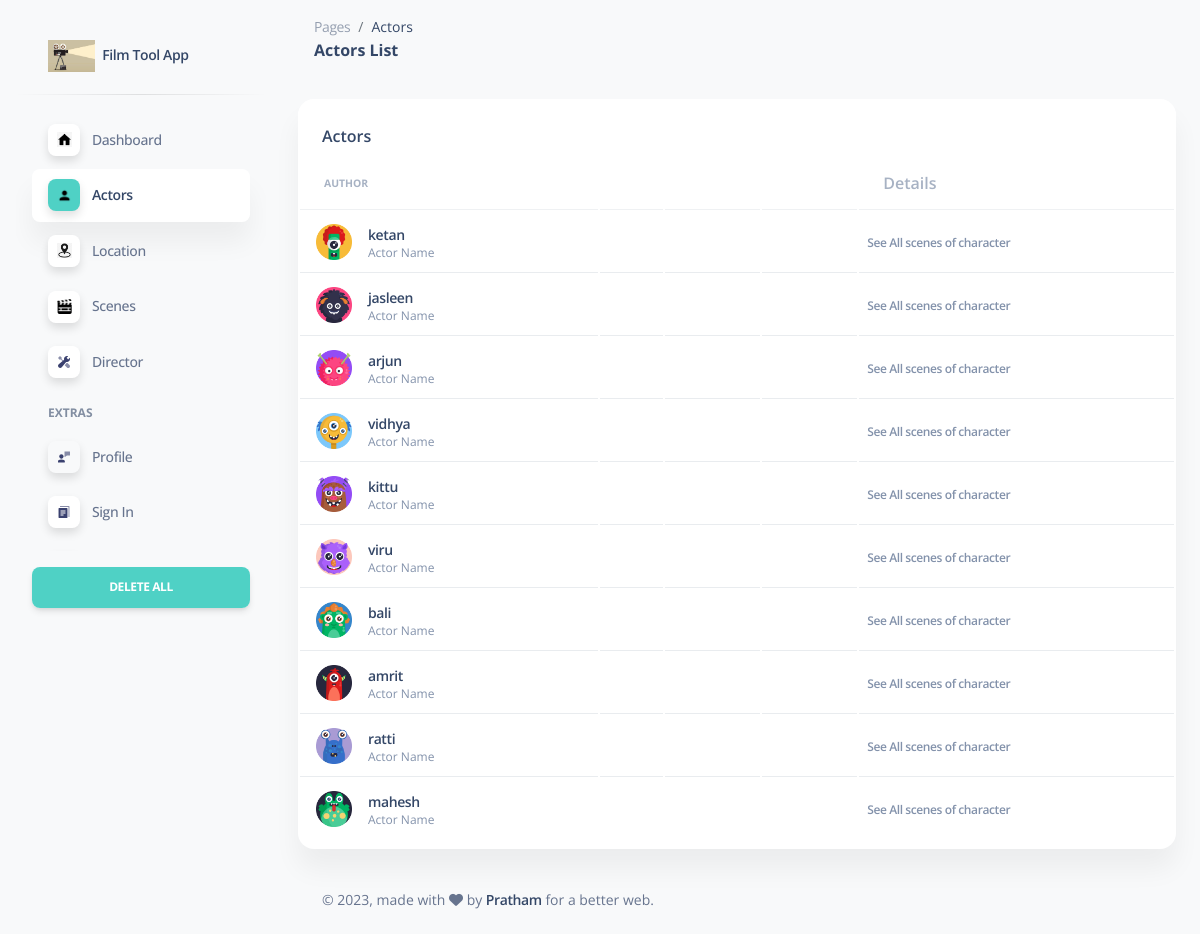
The app's page /characters/ with its own data.
### characters/models.py (models this page shows, shortened)
class Character(models.Model):
    name = models.CharField(max_length=255)
    scenes = models.ManyToManyField(Scene, related_name='characters')
    avatar = models.ImageField(upload_to='char_images/', default='static\img\add.png', null=True, blank=True)

### characters/views.py (the view)
# urls.py: path('characters/', CharacterListView.as_view(), name='character_list'),
class CharacterListView(ListView):
    model = Character
    template_name = 'listch.html'
    context_object_name = 'characters'

### characters/templates/listch.html (shortened to what this page needs)
<!DOCTYPE html>
<html lang="en">
<head>
  {% load static %}
  <link href="{% static 'css/nucleo-icons.css' %}" rel="stylesheet" />
  <link href="{% static 'css/nucleo-svg.css' %}" rel="stylesheet" />
  <link id="pagestyle" href="{% static 'css/style.css' %}" rel="stylesheet" />
</head>
<body class="g-sidenav-show  bg-gray-100">
  <aside class="sidenav navbar navbar-vertical navbar-expand-xs border-0 border-radius-xl my-3 fixed-start ms-3 " id="sidenav-main">
    <div class="sidenav-header">
      <a class="navbar-brand m-0" href=" https://demos.creative-tim.com/soft-ui-dashboard/pages/dashboard.html " target="_blank">
        <img src="{% static 'img/main-logo.jpg' %}" class="navbar-brand-img h-100" alt="main_logo">
        <span class="ms-1 font-weight-bold">Film Tool App</span>
      </a>
    </div>
    <hr class="horizontal dark mt-0">
    <div class="collapse navbar-collapse  w-auto " id="sidenav-collapse-main" style="background-color: #f8f9fa;">
      <ul class="navbar-nav">
        <li class="nav-item">
          <a class="nav-link  " href="../pages/dashboard.html">
            <div class="icon icon-shape icon-sm shadow border-radius-md bg-white text-center me-2 d-flex align-items-center justify-content-center">
              <img src="{% static 'img/home.png' %}" style="height: 15px;" alt="Your Custom Icon">
            </div>
            <span class="nav-link-text ms-1">Dashboard</span>
          </a>
        </li>
        <li class="nav-item">
          <a class="nav-link  active  " href="/characters/">
            <div class="icon icon-shape icon-sm shadow border-radius-md bg-white text-center me-2 d-flex align-items-center justify-content-center">
              <img src="{% static 'img/person.png' %}" style="height: 15px;" alt="Your Custom Icon">
            </div>
            <span class="nav-link-text ms-1">Actors</span>
          </a>
        </li>
        <li class="nav-item">
          <a class="nav-link  " href="../pages/billing.html">
            <div class="icon icon-shape icon-sm shadow border-radius-md bg-white text-center me-2 d-flex align-items-center justify-content-center">
              <img src="{% static 'img/location.png' %}" style="height: 15px;" alt="Your Custom Icon">
            </div>
            <span class="nav-link-text ms-1">Location</span>
          </a>
        </li>
        <li class="nav-item">
          <a class="nav-link"  href="/scenes/">
            <div class="icon icon-shape icon-sm shadow border-radius-md bg-white text-center me-2 d-flex align-items-center justify-content-center">
              <img src="{% static 'img/sceneic.png' %}" style="height: 15px;" alt="Your Custom Icon">
            </div>
            <span class="nav-link-text ms-1">Scenes</span>
          </a>
        </li>
        <li class="nav-item">
          <a class="nav-link" href="../pages/rtl.html">
            <div class="icon icon-shape icon-sm shadow border-radius-md bg-white text-center me-2 d-flex align-items-center justify-content-center">
            </div>
            <span class="nav-link-text ms-1">Director</span>
          </a>
        </li>
        <li class="nav-item mt-3">
          <h6 class="ps-4 ms-2 text-uppercase text-xs font-weight-bolder opacity-6">Extras</h6>
        </li>
        <li class="nav-item">
          <a class="nav-link " href="../pages/profile.html">
            <div class="icon icon-shape icon-sm shadow border-radius-md text-center me-2 d-flex align-items-center justify-content-center">
            </div>
            <span class="nav-link-text ms-1">Profile</span>
          </a>
        </li>
        <li class="nav-item">
          <a class="nav-link  " href="../pages/sign-in.html">
            <div class="icon icon-shape icon-sm shadow border-radius-md bg-white text-center me-2 d-flex align-items-center justify-content-center">
            </div>
            <span class="nav-link-text ms-1">Sign In</span>
          </a>
        </li>
        <li class="nav-item">
          <a class="nav-link  " href="../pages/sign-up.html">
          </a>
        </li>
      </ul>
    </div>
    <div class="sidenav-footer mx-3 ">
      <form method="post" action="{% url 'delete_all_entries' %}">
          <button type="submit" class="btn bg-gradient-primary mt-3 w-100">Delete All</button>
      </form>
      </div>
  </aside>
  <main class="main-content position-relative max-height-vh-100 h-100 border-radius-lg ">
    <nav class="navbar navbar-main navbar-expand-lg px-0 mx-4 shadow-none border-radius-xl" id="navbarBlur" navbar-scroll="true">
      <div class="container-fluid py-1 px-3">
        <nav aria-label="breadcrumb">
          <ol class="breadcrumb bg-transparent mb-0 pb-0 pt-1 px-0 me-sm-6 me-5">
            <li class="breadcrumb-item text-sm"><a class="opacity-5 text-dark" href="javascript:;">Pages</a></li>
            <li class="breadcrumb-item text-sm text-dark active" aria-current="page">Actors</li>
          </ol>
          <h6 class="font-weight-bolder mb-0">Actors List</h6>
        </nav>
      </div>
    </nav>
    <div class="container-fluid py-4">
      <div class="row">
        <div class="col-12">
          <div class="card mb-4">
            <div class="card-header pb-0">
              <h6>Actors</h6>
            </div>
            <div class="card-body px-0 pt-0 pb-2">
              <div class="table-responsive p-0">
                <table class="table align-items-center mb-0">
                  <thead>
                    <tr>
                      <th class="text-uppercase text-secondary text-xxs font-weight-bolder opacity-7">Author</th>
                      <th class="text-uppercase text-secondary text-xxs font-weight-bolder opacity-7 ps-2"></th>
                      <th class="text-center text-uppercase text-secondary text-xxs font-weight-bolder opacity-7"></th>
                      <th class="text-center text-uppercase text-secondary text-xxs font-weight-bolder opacity-7"></th>
                      <th class="text-secondary opacity-7">Details</th>
                    </tr>
                  </thead>
                  <tbody>
                    {% for character in characters %}
                    {% if character.name %}
                    <tr>
                      <td>
                        <div class="d-flex px-2 py-1">
                          <div>
                            <img src="{{ character.avatar.url }}" class="avatar avatar-sm me-3" alt="user1">
                          </div>
                          <div class="d-flex flex-column justify-content-center">
                            <h6 class="mb-0 text-sm"><a href="{% url 'scenes_for_character' character.id %}">{{ character.name }}</a></h6>
                            <p class="text-xs text-secondary mb-0">Actor Name</p>
                          </div>
                        </div>
                      </td>
                      <td>
                      </td>
                      <td class="align-middle text-center text-sm">
                      </td>
                      <td class="align-middle text-center">
                      </td>
                      <td class="align-middle">
                        <a href="{% url 'scenes_for_character' character.id %}" class="text-secondary font-weight-bold text-xs" data-toggle="tooltip" data-original-title="Edit user">
                              See All scenes of character
                        </a>
                      </td>
                    </tr>
                    {% endif %}
                    {% endfor %}
                  </tbody>
                </table>
              </div>
            </div>
          </div>
        </div>
      </div>
      <footer class="footer pt-3  ">
        <div class="container-fluid">
          <div class="row align-items-center justify-content-lg-between">
            <div class="col-lg-6 mb-lg-0 mb-4">
              <div class="copyright text-center text-sm text-muted text-lg-start">
                © ,
                made with <i class="fa fa-heart"></i> by
                <a href="https://www.creative-tim.com" class="font-weight-bold" target="_blank">Pratham</a>
                for a better web.
              </div>
            </div>
          </div>
        </div>
      </footer>
    </div>
  </main>
</body>
</html>

### static/css/nucleo-svg.css (style rules this page uses)
.icon { display: inline-block; color: #111111; height: 1em; width: 1em; }
.icon-sm { height: 0.8em; width: 0.8em; }
.icon { fill: currentColor; stroke: none; }

### records on screen
Character: avatar (picture), name "ketan"
Character: avatar (picture), name "jasleen"
Character: avatar (picture), name "arjun"
Character: avatar (picture), name "vidhya"
Character: avatar (picture), name "kittu"
Character: avatar (picture), name "viru"
Character: avatar (picture), name "bali"
Character: avatar (picture), name "amrit"
Character: avatar (picture), name "ratti"
Character: avatar (picture), name "mahesh"
